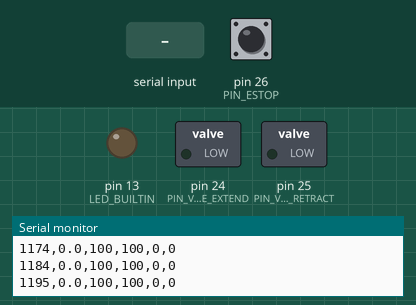
Recording of a sketch running on a simulated Arduino Mega 2560, built with avr-gcc and run on an emulated ATmega2560. Shown: switched loads named in the sketch (green lamp = pin HIGH), output pins drawn as LEDs (lit = HIGH), the last lines printed to the serial monitor. Dashed ring = blinking. The test bench sets the inputs (shaded band); at power-on: pin 26 (PIN_ESTOP) HIGH. Random numbers use the default seed unless the sketch sets one.

Above: at 1.2 s.
1.3 s: "RUN STEP\n" received over Serial
At 1.55 s:
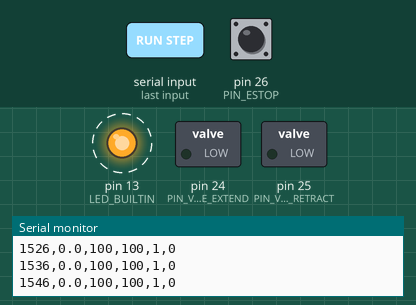
4.3 s: pin 26 (PIN_ESTOP) pulled LOW for 0.15 s
5.9 s: "HELP 1\n" received over Serial
7.4 s: "HELP\n" received over Serial
Timing chart, 0 to 9.9 s (numbered marks = the images above; inputs shaded):
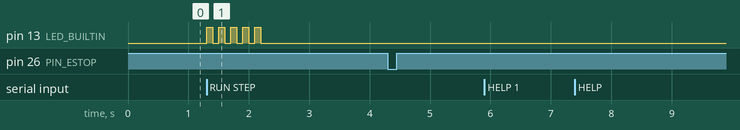

The sketch:

bite.ino
```cpp
/*
 * Arduino Mega – Bite Force Rig Firmware Skeleton (MOCK MODE)
 * -----------------------------------------------------------
 * Purpose: Run the full control/data flow without hardware.
 * When parts arrive, flip MOCK_MODE to 0 and drop in real drivers.
 *
 * Board: Arduino Mega 2560
 * Serial: 115200 baud (use Serial Monitor/Plotter)
 * Commands: HELP | STATUS | TARE | RUN STEP <N> <HOLD_MS> | STOP
 *
 * Pin plan (adjust later):
 *  - HX711: DT=22, SCK=23  (unused in mock)
 *  - Valves: EXTEND=24, RETRACT=25 (mock = onboard LED blink)
 *  - FSRs: A0 (left), A1 (right)  (unused in mock)
 *  - E-Stop: 26 (INPUT_PULLUP)
 */

/************* CONFIG *************/
#define MOCK_MODE 1           // 1 = simulate sensors/valves, 0 = real hardware
#define BAUD_RATE 115200

// Pins
const uint8_t PIN_LC_DT   = 22;  // HX711
const uint8_t PIN_LC_SCK  = 23;  // HX711
const uint8_t PIN_VALVE_EXTEND = 24;
const uint8_t PIN_VALVE_RETRACT = 25;
const uint8_t PIN_FSR_L   = A0;
const uint8_t PIN_FSR_R   = A1;
const uint8_t PIN_ESTOP   = 26;  // Active LOW with INPUT_PULLUP

// Safety & control
const float   F_MAX_N        = 650.0;  // Hard cutout
const uint32_t AUTO_VENT_MS  = 3000;   // Max continuous pressurize without profile

// Sampling/logging
const uint16_t SAMPLE_HZ = 100;        // 100 samples/sec target

/************* TYPES *************/
enum RigState : uint8_t {
  IDLE=0, TARE, READY, PRESSURIZE, HOLD, VENT, RUNNING, FAULT
};

struct Sample {
  uint32_t t_ms;
  float    lc_N;      // load cell estimate [N]
  int      fsrL_raw;  // 0..1023
  int      fsrR_raw;  // 0..1023
  uint8_t  valve_ext; // 0/1
  uint8_t  valve_ret; // 0/1
};

/************* GLOBALS *************/
RigState g_state = IDLE;
uint32_t g_lastSampleMs = 0;
uint32_t g_lastValveChangeMs = 0;

// RUN profile params
float    g_targetN = 0;
uint32_t g_holdMs  = 0;
uint32_t g_runStartMs = 0;

/************* MOCK DRIVERS *************/
#if MOCK_MODE
// Simple pseudo-random but smooth-ish signal generator
float mockLoadCell(float targetN) {
  // Approach target with a first-order response and add ripple
  static float y = 0;
  float err = targetN - y;
  y += 0.08f * err;                     // response speed
  float ripple = 5.0f * sinf(0.02f * millis());
  float noise  = ((random(0, 100) - 50) / 50.0f); // ±1
  float val = max(0.0f, y + ripple + noise);
  // hard limit to F_MAX_N
  if (val > F_MAX_N) val = F_MAX_N;
  return val;
}

int mockFSR(int channel, float lcN) {
  // Split LC between left/right with small bias that drifts over time
  float bias = 0.5f + 0.05f * sinf(0.0015f * millis()); // 0.45..0.55
  float leftN  = lcN * bias;
  float rightN = lcN * (1.0f - bias);
  float chosen = (channel==0) ? leftN : rightN;
  // Map ~0..600 N → ~100..900 ADC to mimic divider
  int adc = (int)constrain(100 + chosen * (800.0f/600.0f), 0, 1023);
  return adc;
}

void mockValveWrite(uint8_t pin, uint8_t val){
  // In mock, just track time and optionally blink onboard LED when extending
  if(pin==PIN_VALVE_EXTEND && val==HIGH){
    // blink LED 13 quickly to show EXTEND
    digitalWrite(LED_BUILTIN, (millis()/100)%2);
  }
}
#else
// TODO: Replace with real HX711 & digitalWrite for valves
#include <HX711.h>
HX711 scale;
float realLoadCell(){
  long raw = scale.read_average(4);
  // Apply calibration: N = slope*raw + offset (to be set after calibration)
  const float slope = 1.0f; // placeholder
  const float offs  = 0.0f; // placeholder
  float n = slope * raw + offs;
  if (n < 0) n = 0;
  return n;
}
#endif

/************* VALVE CONTROL (common) *************/
uint8_t g_valveExt=0, g_valveRet=0;

void setValves(uint8_t ext, uint8_t ret){
  g_valveExt = ext ? 1 : 0;
  g_valveRet = ret ? 1 : 0;
  g_lastValveChangeMs = millis();
#if MOCK_MODE
  mockValveWrite(PIN_VALVE_EXTEND, g_valveExt);
  mockValveWrite(PIN_VALVE_RETRACT, g_valveRet);
#else
  digitalWrite(PIN_VALVE_EXTEND, g_valveExt);
  digitalWrite(PIN_VALVE_RETRACT, g_valveRet);
#endif
}

void allVent(){ setValves(0,1); }
void allOff(){ setValves(0,0); }
void pressurize(){ setValves(1,0); }

/************* UTIL *************/
bool estopActive(){ return digitalRead(PIN_ESTOP)==LOW; }

void printHeader(){
  Serial.println("t_ms,lc_N,fsrL_raw,fsrR_raw,valve_ext,valve_ret");
}

void printHelp(){
  Serial.println(F("Commands:"));
  Serial.println(F("  HELP"));
  Serial.println(F("  STATUS"));
  Serial.println(F("  TARE"));
  Serial.println(F("  RUN STEP <N> <HOLD_MS>"));
  Serial.println(F("  STOP"));
}

/************* COMMAND PARSER *************/
String inbuf;

void handleLine(String s){
  s.trim(); s.toUpperCase();
  if(s=="HELP"){ printHelp(); return; }
  if(s=="STATUS"){ Serial.print(F("STATE=")); Serial.println((int)g_state); return; }
  if(s=="TARE"){ g_state=TARE; Serial.println(F("Taring... (mock)")); delay(50); g_state=READY; Serial.println(F("Ready.")); return; }
  if(s.startsWith("RUN STEP")){
    // Format: RUN STEP <N> <HOLD_MS>
    s.replace("RUN STEP"," "); s.trim();
    float N = s.toFloat();
    int idx = s.indexOf(' ');
    uint32_t hold = 1000;
    if(idx>0){ hold = s.substring(idx+1).toInt(); }
    g_targetN = N; g_holdMs = hold; g_runStartMs = millis();
    g_state = RUNNING; Serial.print(F("RUN STEP targetN=")); Serial.print(g_targetN); Serial.print(F(" holdMs=")); Serial.println(g_holdMs);
    printHeader();
    return;
  }
  if(s=="STOP"){ g_state=VENT; Serial.println(F("Stopping → VENT")); return; }
  Serial.println(F("? Unknown command. Type HELP"));
}

void pollSerial(){
  while(Serial.available()){
    char c = Serial.read();
    if(c=='\n' || c=='\r'){
      if(inbuf.length()>0){ handleLine(inbuf); inbuf=""; }
    } else {
      inbuf += c;
    }
  }
}

/************* SETUP *************/
void setup(){
  Serial.begin(BAUD_RATE);
  pinMode(PIN_VALVE_EXTEND, OUTPUT);
  pinMode(PIN_VALVE_RETRACT, OUTPUT);
  pinMode(PIN_ESTOP, INPUT_PULLUP);
  pinMode(LED_BUILTIN, OUTPUT);
  allOff();
#if !MOCK_MODE
  // HX711 init example (DT,SCK)
  // scale.begin(PIN_LC_DT, PIN_LC_SCK);
  // scale.set_gain(128);
#endif
  g_state = READY;
  Serial.println(F("Bite Rig Firmware (MOCK MODE) ready. Type HELP."));
}

/************* MAIN LOOP *************/
void loop(){
  pollSerial();

  // Safety: E-stop hard cut
  if(estopActive()){
    if(g_state!=FAULT){ Serial.println(F("E-STOP! Venting.")); }
    g_state = FAULT; allVent();
  }

  // State machine
  switch(g_state){
    case READY: {
      // Idle, waiting for RUN command
      allOff();
      break;
    }
    case RUNNING: {
      // Simple STEP profile: pressurize, hold, vent
      uint32_t t = millis() - g_runStartMs;
      if(t < g_holdMs){
        pressurize();
      } else {
        g_state = VENT;
        allVent();
      }
      break;
    }
    case VENT: {
      // Stay venting for 500 ms then go READY
      static uint32_t ventStart=0; if(ventStart==0) ventStart=millis();
      if(millis()-ventStart>500){ ventStart=0; g_state=READY; allOff(); }
      break;
    }
    case FAULT: {
      // Vent until user clears (reset board or add a CLEAR cmd later)
      allVent();
      break;
    }
    default: break;
  }

  // Auto safety: don't allow pressurize forever outside RUNNING
  if(g_state!=RUNNING && g_valveExt && (millis()-g_lastValveChangeMs)>AUTO_VENT_MS){ allVent(); }

  // Sampling/logging at SAMPLE_HZ
  uint32_t now = millis();
  if(now - g_lastSampleMs >= (1000UL / SAMPLE_HZ)){
    g_lastSampleMs = now;
    float lcN;
#if MOCK_MODE
    // Aim for target when running, otherwise near 0 with a little noise
    float aim = (g_state==RUNNING) ? g_targetN : 0.0f;
    lcN = mockLoadCell(aim);
#else
    lcN = realLoadCell();
#endif
    int fsrL = mockFSR(0, lcN); // in MOCK, derive from lcN
    int fsrR = mockFSR(1, lcN);

    // Cap at F_MAX_N for safety
    if(lcN > F_MAX_N){
      Serial.println(F("Force limit! Venting."));
      g_state = FAULT; allVent();
    }

    // Log CSV during RUN and READY for testing
    if(g_state==RUNNING || g_state==READY){
      Serial.print(now); Serial.print(',');
      Serial.print(lcN, 1); Serial.print(',');
      Serial.print(fsrL); Serial.print(',');
      Serial.print(fsrR); Serial.print(',');
      Serial.print(g_valveExt); Serial.print(',');
      Serial.println(g_valveRet);

    }

  }
}
```

Measured:
- after the input at 1.3 s, pin 13 (LED_BUILTIN): alternates HIGH for 0.10 s and LOW for 0.10 s, 10 changes in all, then stays LOW, starting at once
